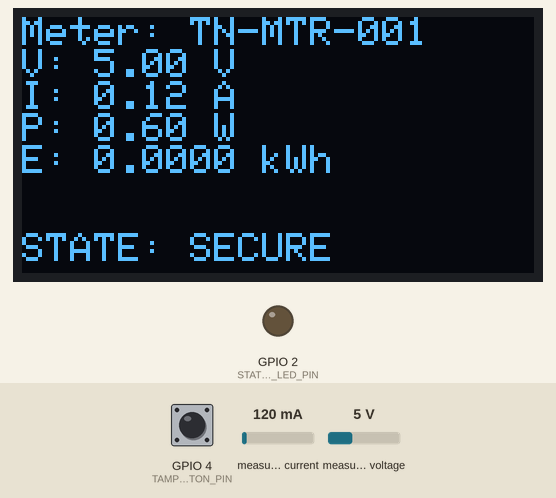
The sketch below on a simulated ESP32. On the bench: 128×64 one-colour display, output pins drawn as LEDs (lit = HIGH). The inputs (shaded band) are chosen by the test bench; at power-on: GPIO 4 (TAMPER_BUTTON_PIN) HIGH, measured current 120 mA, measured voltage 5 V. WiFi joins after 1.5 s; servers stay silent unless stated; uploads are accepted with an empty reply; what the sketch prints to the serial monitor is not drawn.

Above: at 2.7 s.
2.8 s: GPIO 4 (TAMPER_BUTTON_PIN) pulled LOW for 1 s
At 4.8 s:
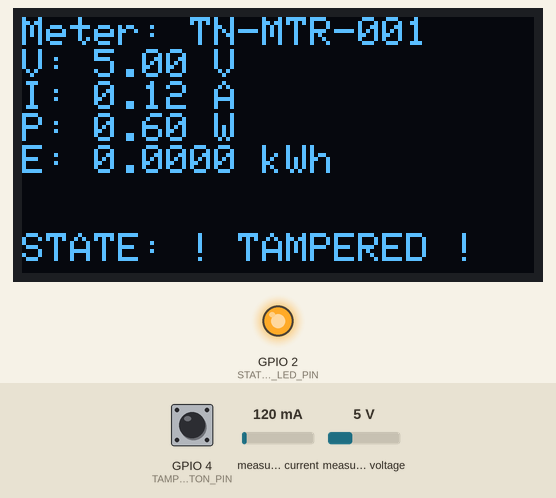
7.5 s: measured current set to 40 mA
At 9.3 s:
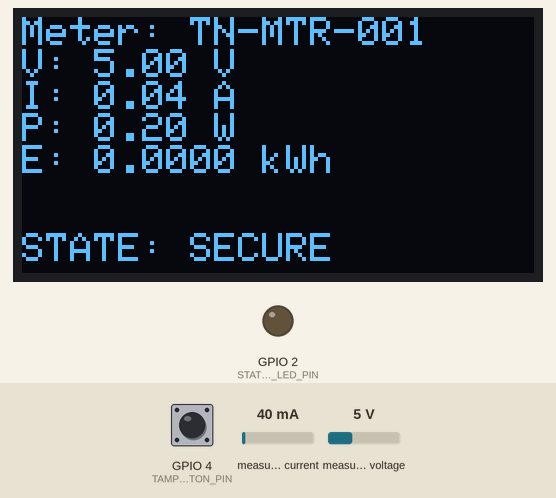
9.7 s: measured voltage set to 0.3 V
At 10.9 s:
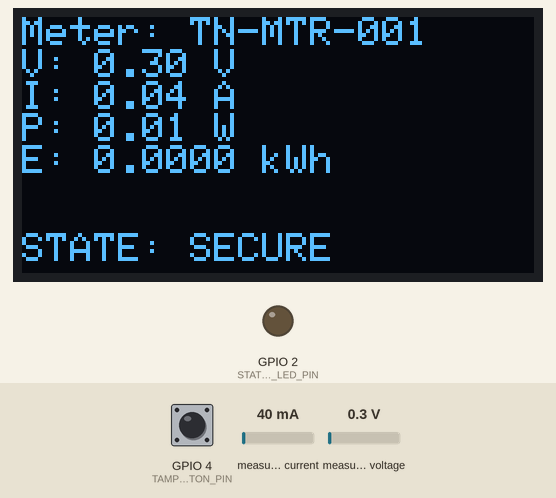
12.0 s: GPIO 4 (TAMPER_BUTTON_PIN) pulled LOW for 1 s
At 13.8 s:
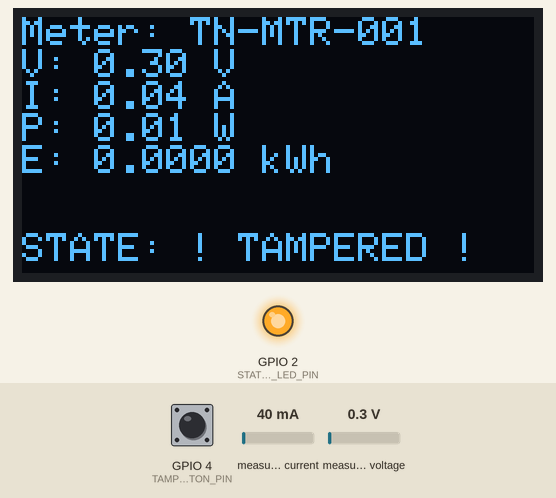
16.4 s: measured current set to 500 mA
At 18.3 s:
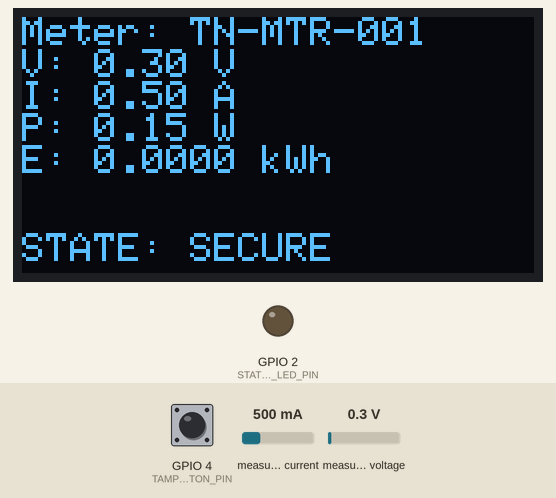
18.7 s: measured voltage set to 3.8 V
At 19.9 s:
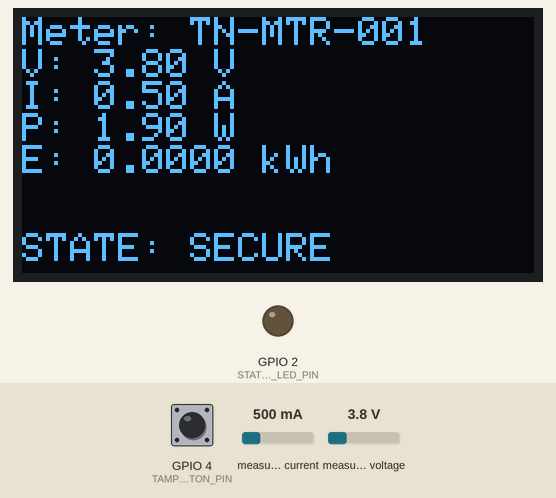
Timing chart, 0 to 21.7 s (numbered marks = the images above; inputs shaded):
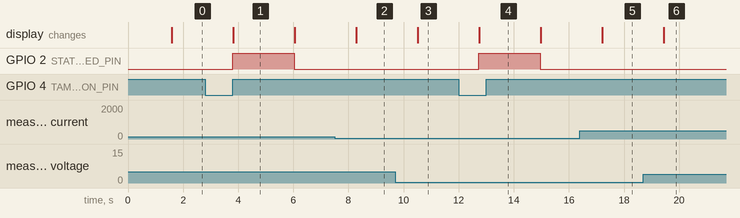

The sketch:

esp32_firmware_sample.ino
```cpp
/*
  ESP32 Firmware Code for Smart Automated Electricity Billing & Monitoring System
  Hardware Setup:
    - ESP32 NodeMCU Wi-Fi
    - INA219 Current / Power Sensor (I2C: SDA=GPIO21, SCL=GPIO22)
    - 0.96" SSD1306 OLED Display (I2C 0x3C)
    - Tamper Push-Button (GPIO4 -> GND with Internal Pull-Up)
    - Status LED Indicator (GPIO2)

  IMPORTANT SAFETY NOTE:
    This is an educational prototype measuring low-voltage DC loads (e.g., 5V DC load).
    DO NOT CONNECT DIRECTLY TO 230V AC MAINS ELECTRICITY!
*/

#include <WiFi.h>
#include <HTTPClient.h>
#include <Wire.h>
#include <Adafruit_INA219.h>
#include <Adafruit_GFX.h>
#include <Adafruit_SSD1306.h>

// ================= USER CONFIGURATION =================
const char* ssid     = "YOUR_WIFI_SSID";       // Replace with your Wi-Fi SSID
const char* password = "YOUR_WIFI_PASSWORD";   // Replace with your Wi-Fi Password

// Replace with your Laptop/Server IP address running the Dashboard backend
// Example: "http://192.168.1.100:5000/api/meter-data"
const char* serverApiUrl = "http://192.168.1.100:5000/api/meter-data";
const char* meterId      = "TN-MTR-001";

// ================= PIN MAPPING =================
#define TAMPER_BUTTON_PIN 4  // Push button connected to GPIO4 and GND
#define STATUS_LED_PIN    2  // Built-in LED on GPIO2

// OLED Display Configuration
#define SCREEN_WIDTH 128
#define SCREEN_HEIGHT 64
Adafruit_SSD1306 display(SCREEN_WIDTH, SCREEN_HEIGHT, &Wire, -1);

// INA219 Sensor Instance
Adafruit_INA219 ina219;

// Energy Accumulator variables
float totalEnergyKWh = 0.0;
unsigned long lastTimeMs = 0;

void setup() {
  Serial.begin(115200);
  pinMode(TAMPER_BUTTON_PIN, INPUT_PULLUP);
  pinMode(STATUS_LED_PIN, OUTPUT);
  digitalWrite(STATUS_LED_PIN, LOW);

  // Initialize OLED
  if (!display.begin(SSD1306_SWITCHCAPVCC, 0x3C)) {
    Serial.println(F("SSD1306 OLED allocation failed"));
  } else {
    display.clearDisplay();
    display.setTextSize(1);
    display.setTextColor(SSD1306_WHITE);
    display.setCursor(0, 0);
    display.println("Smart Meter Booting...");
    display.display();
  }

  // Initialize INA219 Sensor
  if (!ina219.begin()) {
    Serial.println("Failed to find INA219 chip!");
  } else {
    Serial.println("INA219 Initialized.");
  }

  // Connect to Wi-Fi
  Serial.print("Connecting to Wi-Fi: ");
  Serial.println(ssid);
  WiFi.begin(ssid, password);

  int retries = 0;
  while (WiFi.status() != WL_CONNECTED && retries < 20) {
    delay(500);
    Serial.print(".");
    retries++;
  }

  if (WiFi.status() == WL_CONNECTED) {
    Serial.println("\nWi-Fi Connected!");
    Serial.print("IP Address: ");
    Serial.println(WiFi.localIP());
  } else {
    Serial.println("\nWi-Fi Connection Failed. Will retry in loop.");
  }

  lastTimeMs = millis();
}

void loop() {
  unsigned long now = millis();
  float deltaTimeHours = (now - lastTimeMs) / 3600000.0;
  lastTimeMs = now;

  // 1. Read Sensor Data from INA219
  float busVoltageV = ina219.getBusVoltage_V();
  float currentmA   = ina219.getCurrent_mA();
  float currentA    = currentmA / 1000.0;
  float powermW     = ina219.getPower_mW();
  float powerW      = powermW / 1000.0;

  if (powerW < 0) powerW = 0;
  totalEnergyKWh += (powerW / 1000.0) * deltaTimeHours;

  // 2. Read Physical Push-Button Tamper Sensor (Active LOW when pressed)
  bool isTampered = (digitalRead(TAMPER_BUTTON_PIN) == LOW);

  // Control Status LED
  if (isTampered) {
    digitalWrite(STATUS_LED_PIN, HIGH); // Turn LED ON on tamper
  } else {
    digitalWrite(STATUS_LED_PIN, LOW);
  }

  // 3. Update OLED Display
  updateOLED(busVoltageV, currentA, powerW, totalEnergyKWh, isTampered);

  // 4. Send JSON Data over Wi-Fi via HTTP POST to Dashboard
  if (WiFi.status() == WL_CONNECTED) {
    sendJsonToDashboard(busVoltageV, currentA, powerW, totalEnergyKWh, isTampered);
  } else {
    Serial.println("Wi-Fi disconnected. Reconnecting...");
    WiFi.reconnect();
  }

  delay(2000); // Send data every 2 seconds
}

void updateOLED(float v, float a, float w, float kwh, bool tamper) {
  display.clearDisplay();
  display.setTextSize(1);
  display.setCursor(0, 0);

  display.print("Meter: ");
  display.println(meterId);

  display.print("V: "); display.print(v, 2); display.println(" V");
  display.print("I: "); display.print(a, 2); display.println(" A");
  display.print("P: "); display.print(w, 2); display.println(" W");
  display.print("E: "); display.print(kwh, 4); display.println(" kWh");

  display.setCursor(0, 54);
  if (tamper) {
    display.print("STATE: ! TAMPERED !");
  } else {
    display.print("STATE: SECURE");
  }
  display.display();
}

void sendJsonToDashboard(float v, float a, float w, float kwh, bool tamper) {
  HTTPClient http;
  http.begin(serverApiUrl);
  http.addHeader("Content-Type", "application/json");

  // Construct JSON String
  String jsonPayload = "{";
  jsonPayload += "\"voltage\":" + String(v, 2) + ",";
  jsonPayload += "\"current\":" + String(a, 2) + ",";
  jsonPayload += "\"power\":" + String(w, 2) + ",";
  jsonPayload += "\"energy\":" + String(kwh, 6) + ",";
  jsonPayload += "\"tamper\":" + String(tamper ? "true" : "false") + ",";
  jsonPayload += "\"meter_id\":\"" + String(meterId) + "\"";
  jsonPayload += "}";

  int httpResponseCode = http.POST(jsonPayload);

  if (httpResponseCode > 0) {
    Serial.print("HTTP POST Success, Code: ");
    Serial.println(httpResponseCode);
  } else {
    Serial.print("HTTP POST Error Code: ");
    Serial.println(httpResponseCode);
  }

  http.end();
}
```

Measured:
- after the input at 2.8 s, GPIO 2 (STATUS_LED_PIN): LOW → HIGH after 1.0 s, → LOW 2.2 s later; the display: changes after 1.0 s (image 1)
- after the input at 7.5 s, the display: changes after 0.78 s (image 2)
- after the input at 9.7 s, the display: changes after 0.82 s (image 3)
- after the input at 12.0 s, GPIO 2 (STATUS_LED_PIN): LOW → HIGH after 0.72 s, → LOW 2.2 s later; the display: changes after 0.75 s (image 4)
- after the input at 16.4 s, the display: changes after 0.81 s (image 5)
- after the input at 18.7 s, the display: changes after 0.74 s (image 6)
- what the display in image 1 shows lasts 2.3 s, from 3.8 s to 6.1 s
